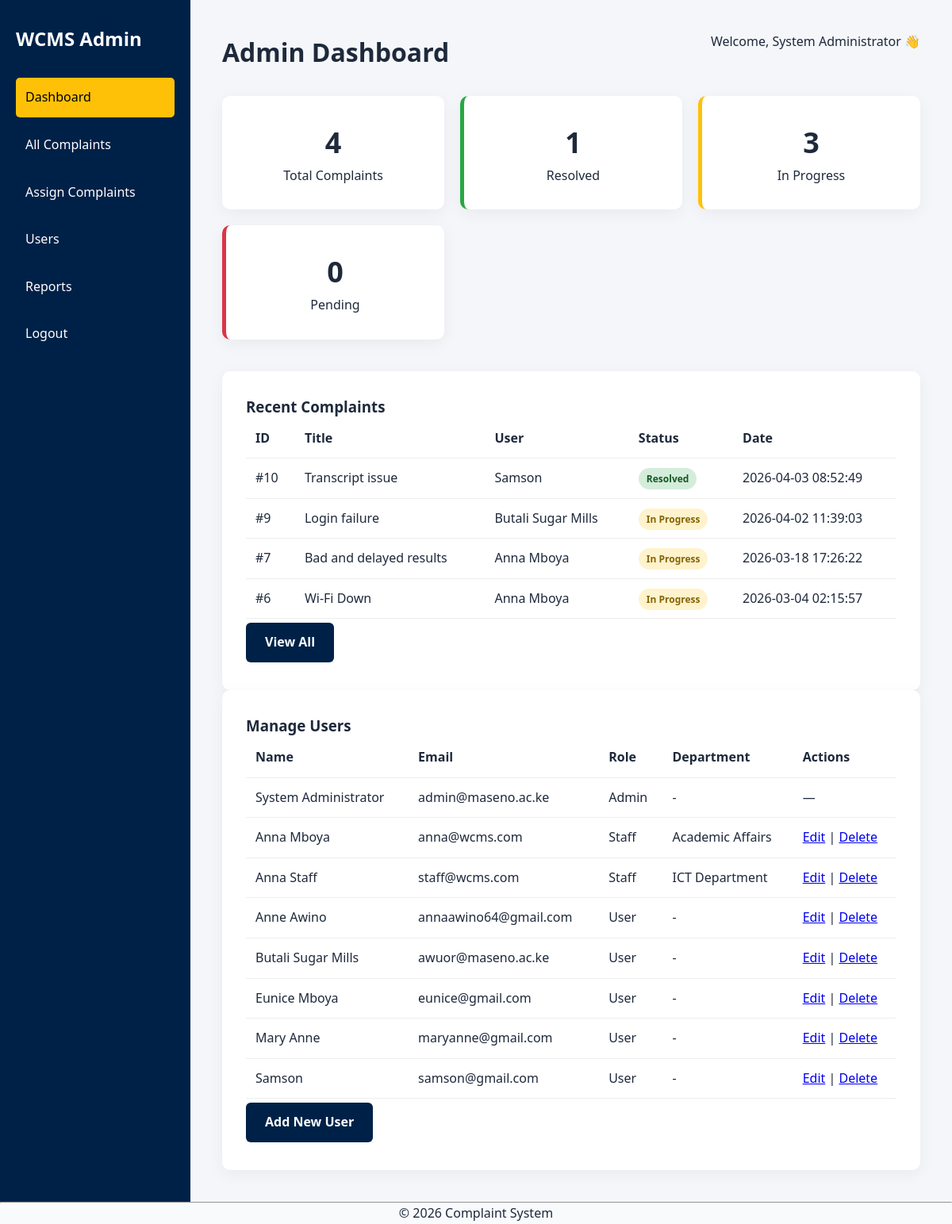
The app's page /web_based/admin/dashboard.php (signed in) with its own data.
### tables this page shows
CREATE TABLE `complaints` (
  `id` int(11) NOT NULL,
  `user_id` int(11) NOT NULL,
  `category_id` int(11) NOT NULL,
  `complaint_type_id` int(11) DEFAULT NULL,
  `department_id` int(11) NOT NULL,
  `title` varchar(255) NOT NULL,
  `description` text NOT NULL,
  `status` enum('Pending','In Progress','Resolved','Rejected') DEFAULT 'Pending',
  `priority` enum('Low','Medium','High','Critical') DEFAULT 'Medium',
  `assigned_to` int(11) DEFAULT NULL,
  `created_at` timestamp NOT NULL DEFAULT current_timestamp(),
  `updated_at` timestamp NOT NULL DEFAULT current_timestamp() ON UPDATE current_timestamp(),
  `sla_deadline` datetime DEFAULT NULL,
  `resolved_at` datetime DEFAULT NULL,
  `sla_status` enum('Within SLA','Breached','Pending') DEFAULT 'Pending'
);

CREATE TABLE `users` (
  `id` int(11) NOT NULL,
  `name` varchar(100) NOT NULL,
  `email` varchar(150) NOT NULL,
  `password` varchar(255) NOT NULL,
  `role` enum('admin','staff','user') DEFAULT 'user',
  `department_id` int(11) DEFAULT NULL,
  `status` enum('active','inactive') DEFAULT 'active',
  `created_at` timestamp NOT NULL DEFAULT current_timestamp(),
  `department_role` enum('none','department_admin') DEFAULT 'none',
  `total_assigned` int(11) DEFAULT 0,
  `total_resolved` int(11) DEFAULT 0,
  `average_resolution_time` float DEFAULT 0,
  `reset_token` varchar(255) DEFAULT NULL,
  `reset_expires` datetime DEFAULT NULL
);

CREATE TABLE `departments` (
  `id` int(11) NOT NULL,
  `department_name` varchar(150) NOT NULL,
  `description` text DEFAULT NULL,
  `created_at` timestamp NOT NULL DEFAULT current_timestamp()
);

### web_based/admin/dashboard.php (the view, shortened to what this page needs)
<?php
include "../db.php";
$total = mysqli_fetch_assoc(mysqli_query($conn, "SELECT COUNT(*) as count FROM complaints"))['count'];
$resolved = mysqli_fetch_assoc(mysqli_query($conn, "SELECT COUNT(*) as count FROM complaints WHERE status='Resolved'"))['count'];
$pending = mysqli_fetch_assoc(mysqli_query($conn, "SELECT COUNT(*) as count FROM complaints WHERE status='Pending'"))['count'];
$progress = mysqli_fetch_assoc(mysqli_query($conn, "SELECT COUNT(*) as count FROM complaints WHERE status='In Progress'"))['count'];
$recent = mysqli_query($conn, "SELECT c.*, u.name AS user_name FROM complaints c JOIN users u ON c.user_id=u.id ORDER BY c.created_at DESC LIMIT 5");
$users = mysqli_query($conn, "SELECT * FROM users ORDER BY role ASC, name ASC");
?>
<!DOCTYPE html>
<html>
<head>
    <link rel="stylesheet" href="../assets/css/style.css">
</head>
<body>
<div class="dashboard">
    <aside class="sidebar">
        <h2>WCMS Admin</h2>
        <a href="dashboard.php" class="active">Dashboard</a>
        <a href="view_complaints.php">All Complaints</a>
        <a href="assign_complaints.php">Assign Complaints</a>
        <a href="users.php">Users</a>
        <a href="reports.php">Reports</a>
        <a href="../logout.php">Logout</a>
    </aside>
    <main class="main-content">
        <div class="topbar">
            <h1>Admin Dashboard</h1>
            <span>Welcome, <?php echo $_SESSION['name']; ?> 👋</span>
        </div>
        <div class="dashboard-cards">
            <div class="stat-card"><h2><?php echo $total; ?></h2><p>Total Complaints</p></div>
            <div class="stat-card success"><h2><?php echo $resolved; ?></h2><p>Resolved</p></div>
            <div class="stat-card warning"><h2><?php echo $progress; ?></h2><p>In Progress</p></div>
            <div class="stat-card danger"><h2><?php echo $pending; ?></h2><p>Pending</p></div>
        </div>
        <div class="card-table">
            <h3>Recent Complaints</h3>
            <table>
                <thead><tr><th>ID</th><th>Title</th><th>User</th><th>Status</th><th>Date</th></tr></thead>
                <tbody>
                    <?php while($row = mysqli_fetch_assoc($recent)) { ?>
                    <tr>
                        <td>#<?php echo $row['id']; ?></td>
                        <td><?php echo $row['title']; ?></td>
                        <td><?php echo $row['user_name']; ?></td>
                        <td><span class="badge <?php echo strtolower(str_replace(' ', '-', $row['status'])); ?>"><?php echo $row['status']; ?></span></td>
                        <td><?php echo $row['created_at']; ?></td>
                    </tr>
                    <?php } ?>
                </tbody>
            </table>
            <a href="view_complaints.php" class="btn primary">View All</a>
        </div>
        <div class="card-table">
            <h3>Manage Users</h3>
            <table>
                <thead><tr><th>Name</th><th>Email</th><th>Role</th><th>Department</th><th>Actions</th></tr></thead>
                <tbody>
                    <?php while($u = mysqli_fetch_assoc($users)) { ?>
                    <tr>
                        <td><?php echo htmlspecialchars($u['name']); ?></td>
                        <td><?php echo htmlspecialchars($u['email']); ?></td>
                        <td><?php echo ucfirst($u['role']); ?></td>
                        <td><?php echo $u['department_id'] ? mysqli_fetch_assoc(mysqli_query($conn,"SELECT department_name FROM departments WHERE id=".$u['department_id']))['department_name'] : "-"; ?></td>
                        <td>
                            <?php if($u['id'] != $_SESSION['user_id']) { ?>
                                <a href="edit_user.php?id=<?php echo $u['id']; ?>">Edit</a> |
                                <a href="delete_user.php?id=<?php echo $u['id']; ?>" class="delete-user">Delete</a>
                            <?php } else { echo "—"; } ?>
                        </td>
                    </tr>
                    <?php } ?>
                </tbody>
            </table>
            <a href="add_user.php" class="btn primary">Add New User</a>
        </div>
    </main>
</div>
</body>
</html>
<?php include "../includes/footer.php"; ?>

### web_based/includes/footer.php
<hr>
<p style="text-align:center;">&copy; 2026 Complaint System</p>
</body>
</html>

### web_based/assets/css/style.css (style rules this page uses)
* { box-sizing: border-box; margin: 0; padding: 0; }
body { font-family: 'Segoe UI', sans-serif; background: #f8fafc; color: #1e293b; line-height: 1.6; }
.btn { display: inline-block; padding: 12px 24px; margin: 5px 0; border-radius: 6px; text-decoration: none; font-weight: 600; transition: 0.3s; }
.btn.primary { background: #002147; color: white; }
.dashboard { display: flex; min-height: 100vh; font-family: 'Segoe UI', sans-serif; }
.sidebar { width: 240px; background: #002147; color: white; padding: 30px 20px; }
.sidebar h2 { margin-bottom: 30px; }
.sidebar a { display: block; padding: 12px; margin-bottom: 10px; text-decoration: none; color: white; border-radius: 5px; transition: 0.3s; }
.sidebar a:hover, .sidebar a.active { background: #ffc107; color: black; }
.main-content { flex: 1; padding: 40px; background: #f4f6f9; }
.topbar { display: flex; justify-content: space-between; margin-bottom: 30px; }
.dashboard-cards { display: grid; grid-template-columns: repeat(auto-fit, minmax(220px, 1fr)); gap: 20px; margin-bottom: 40px; }
.stat-card { background: white; padding: 30px; border-radius: 10px; box-shadow: 0 5px 20px rgba(0,0,0,0.05); text-align: center; }
.stat-card h2 { font-size: 36px; margin: 0; }
.stat-card.success { border-left: 5px solid #28a745; }
.stat-card.warning { border-left: 5px solid #ffc107; }
.stat-card.danger { border-left: 5px solid #dc3545; }
.card-table { background: white; padding: 30px; border-radius: 10px; box-shadow: 0 5px 20px rgba(0,0,0,0.05); }
table { width: 100%; border-collapse: collapse; }
table th, table td { padding: 12px; border-bottom: 1px solid #eee; text-align: left; }
.badge { padding: 5px 10px; border-radius: 15px; font-size: 12px; font-weight: bold; }
.badge.resolved { background: #d4edda; color: #155724; }
.badge.in-progress { background: #fff3cd; color: #856404; }

### records on screen
complaints: id "10", title "Transcript issue", user.name "Samson", status "Resolved", created_at "2026-04-03 08:52:49"
complaints: id "9", title "Login failure", user.name "Butali Sugar Mills", status "In Progress", created_at "2026-04-02 11:39:03"
complaints: id "7", title "Bad and delayed results", user.name "Anna Mboya", status "In Progress", created_at "2026-03-18 17:26:22"
complaints: id "6", title "Wi-Fi Down", user.name "Anna Mboya", status "In Progress", created_at "2026-03-04 02:15:57"
users: name "System Administrator", email "admin@maseno.ac.ke", role "Admin"
users: name "Anna Mboya", email "anna@wcms.com", role "Staff", department.department_name "Academic Affairs"
users: name "Anna Staff", email "staff@wcms.com", role "Staff", department.department_name "ICT Department"
users: name "Anne Awino", email "annaawino64@gmail.com", role "User"
users: name "Butali Sugar Mills", email "awuor@maseno.ac.ke", role "User"
users: name "Eunice Mboya", email "eunice@gmail.com", role "User"
users: name "Mary Anne", email "maryanne@gmail.com", role "User"
users: name "Samson", email "samson@gmail.com", role "User"

### other values on screen
$_SESSION['name'] "System Administrator"
$total "4"
$resolved "1"
$progress "3"
$pending "0"
